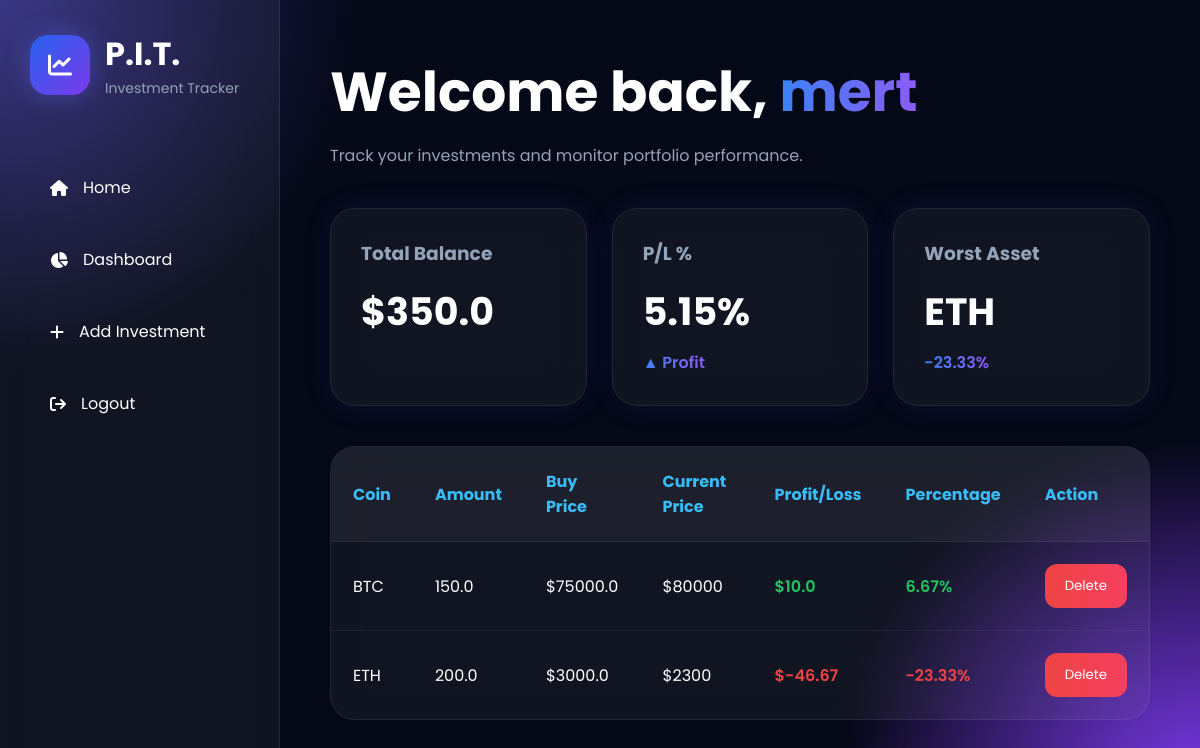
The page /dashboard (signed in) on the database as committed earlier.
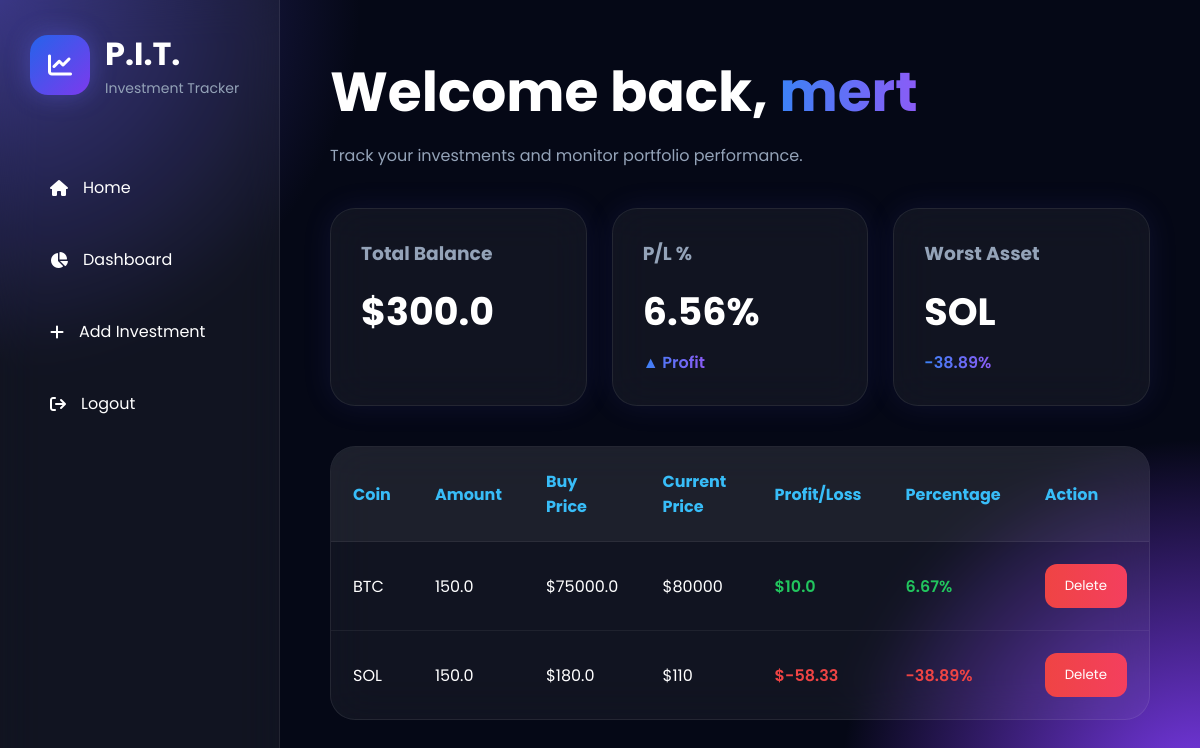
The same page on the database as committed later.
### tables this page shows
CREATE TABLE investments (
    id INTEGER PRIMARY KEY AUTOINCREMENT,
    user_id INTEGER,
    coin TEXT,
    amount REAL,
    buy_price REAL
    );

### app.py (the view)
@app.route("/dashboard")
def dashboard():
    if "user_id" not in session:
        return redirect(url_for("login"))
    conn = get_connection()
    investments = conn.execute("""
    SELECT * FROM investments
    WHERE user_id = ?
    """, (session["user_id"],)).fetchall()
    conn.close()
    prices = {
        "BTC": 80000,
        "ETH": 2300,
        "SOL": 110,
        "XRP": 1.4,
        "BNB": 1250
    }
    investment_list = []
    worst_asset = None
    worst_percentage = 0
    total_balance = 0
    total_initial_value = 0
    total_current_value = 0
    for inv in investments:
        current_price = prices[inv["coin"]]
        percentage = (
            (current_price - inv["buy_price"])
            / inv["buy_price"]
        ) * 100
        profit_loss = (
            inv["amount"] * percentage / 100
        )
        total_balance += inv["amount"]
        initial_value = inv["amount"] * inv["buy_price"]
        current_value = inv["amount"] * current_price
        total_initial_value += initial_value
        total_current_value += current_value
        if percentage < worst_percentage:
            worst_percentage = percentage
            worst_asset = inv["coin"]
        investment_list.append({
            "id": inv["id"],
            "coin": inv["coin"],
            "amount": inv["amount"],
            "buy_price": inv["buy_price"],
            "current_price": current_price,
            "profit_loss": round(profit_loss, 2),
            "percentage": round(percentage, 2)
        })
    if total_initial_value > 0:
        portfolio_percentage = (
            (
                total_current_value - total_initial_value
            )
            /
            total_initial_value
        ) * 100
    else:
        portfolio_percentage = 0
    return render_template(
        "dashboard.html",
        investments=investment_list,
        total_balance=round(total_balance, 2),
        portfolio_percentage=round(portfolio_percentage, 2),
        worst_asset=worst_asset,
        worst_percentage=round(worst_percentage, 2)
    )

### app.py (called while the page is built)
def get_connection():
    conn = sqlite3.connect("database.db")
    conn.row_factory = sqlite3.Row
    return conn

### templates/dashboard.html (shortened to what this page needs)
<!DOCTYPE html>
<html lang="en">
<head>
    <link rel="stylesheet"
    href="{{ url_for('static', filename='style2.css') }}">
    <link
    rel="stylesheet"
    href="https://cdnjs.cloudflare.com/ajax/libs/font-awesome/6.5.1/css/all.min.css"
    />
</head>
<body>
<div class="dashboard-container">
    <div class="sidebar">
        <div class="logo">
            <div class="logo-icon">
                <i class="fa-solid fa-chart-line"></i>
            </div>
            <div>
                <h2>P.I.T.</h2>
                <p>Investment Tracker</p>
            </div>
        </div>
        <div class="menu">
            <a href="/">
                <i class="fa-solid fa-house"></i>
                Home
            </a>
            <a href="/dashboard">
                <i class="fa-solid fa-chart-pie"></i>
                Dashboard
            </a>
            <a href="/add">
                <i class="fa-solid fa-plus"></i>
                Add Investment
            </a>
            <a href="/logout">
                <i class="fa-solid fa-arrow-right-from-bracket"></i>
                Logout
            </a>
        </div>
    </div>
    <div class="main-content">
        <h1>
            Welcome back,
            <span>{{ session.get('username') }}</span>
        </h1>
        <p class="subtitle">
            Track your investments and monitor portfolio performance.
        </p>
        <div class="stats-container">
            <div class="stat-card">
                <h3>Total Balance</h3>
                <h2>
                    ${{ total_balance }}
                </h2>
            </div>
            <div class="stat-card">
                <h3>P/L %</h3>
                <h2>
                    {{ portfolio_percentage }}%
                </h2>
                <span class="
                {% if portfolio_percentage >= 0 %}
                green
                {% else %}
                red
                {% endif %}
                ">
                {% if portfolio_percentage >= 0 %}
                    ▲ Profit
                {% else %}
                    ▼ Loss
                {% endif %}
                </span>
            </div>
            <div class="stat-card">
                <h3>Worst Asset</h3>
                {% if worst_asset %}
                    <h2>
                        {{ worst_asset }}
                    </h2>
                    <span class="red">
                        {{ worst_percentage }}%
                    </span>
                {% else %}
                    <h2>None 🎉</h2>
                    <span class="green">
                        All assets profitable
                    </span>
                {% endif %}
            </div>
        </div>
        <div class="table-container">
            <table>
                <thead>
                    <tr>
                        <th>Coin</th>
                        <th>Amount</th>
                        <th>Buy Price</th>
                        <th>Current Price</th>
                        <th>Profit/Loss</th>
                        <th>Percentage</th>
                        <th>Action</th>
                    </tr>
                </thead>
                <tbody>
                    {% for inv in investments %}
                    <tr>
                        <td>{{ inv.coin }}</td>
                        <td>{{ inv.amount }}</td>
                        <td>${{ inv.buy_price }}</td>
                        <td>${{ inv.current_price }}</td>
                        <td class="
                        {% if inv.profit_loss >= 0 %}
                        green
                        {% else %}
                        red
                        {% endif %}
                        ">
                            ${{ inv.profit_loss }}
                        </td>
                        <td class="
                        {% if inv.percentage >= 0 %}
                        green
                        {% else %}
                        red
                        {% endif %}
                        ">
                            {{ inv.percentage }}%
                        </td>
                        <td>
                            <a href="/delete/{{ inv.id }}">
                                <button class="delete-btn">
                                    Delete
                                </button>
                            </a>
                        </td>
                    </tr>
                    {% endfor %}
                </tbody>
            </table>
        </div>
    </div>
</div>
</body>
</html>

### static/style2.css (style rules this page uses)
* { margin:0; padding:0; box-sizing:border-box; font-family:'Poppins',sans-serif; }
body { background: radial-gradient(circle at top left,#312e81 0%,transparent 25%), radial-gradient(circle at bottom right,#7c3aed 0%,transparent 25%), #050816; color:white; min-height:100vh; }
.dashboard-container { display:flex; }
.sidebar { width:280px; height:100vh; background:rgba(255,255,255,.05); border-right:1px solid rgba(255,255,255,.08); backdrop-filter:blur(20px); padding:30px; position:fixed; }
.logo { display:flex; align-items:center; gap:15px; margin-bottom:60px; }
.logo-icon { width:60px; height:60px; border-radius:18px; background:linear-gradient(135deg,#2563eb,#7c3aed); display:flex; align-items:center; justify-content:center; font-size:24px; box-shadow:0 0 25px rgba(99,102,241,.4); }
.logo h2 { font-size:32px; }
.logo p { color:#94a3b8; font-size:14px; }
.menu { display:flex; flex-direction:column; gap:15px; }
.menu a { text-decoration:none; color:white; padding:16px 20px; border-radius:14px; display:flex; align-items:center; gap:15px; transition:.3s; }
.main-content { margin-left:280px; width:100%; padding:50px; }
.main-content h1 { font-size:55px; margin-bottom:10px; }
.main-content span { background:linear-gradient(to right,#3b82f6,#8b5cf6); -webkit-background-clip:text; -webkit-text-fill-color:transparent; }
.subtitle { color:#94a3b8; margin-bottom:40px; }
.stats-container { display:flex; gap:25px; margin-bottom:40px; }
.stat-card { flex:1; background:rgba(255,255,255,.05); border:1px solid rgba(255,255,255,.08); backdrop-filter:blur(20px); padding:30px; border-radius:25px; box-shadow: 0 0 30px rgba(99,102,241,.1); }
.stat-card h3 { color:#94a3b8; margin-bottom:15px; }
.stat-card h2 { font-size:38px; margin-bottom:10px; }
.table-container { background:rgba(255,255,255,.05); border:1px solid rgba(255,255,255,.08); backdrop-filter:blur(20px); border-radius:25px; overflow:hidden; }
table { width:100%; border-collapse:collapse; }
th { background:rgba(255,255,255,.05); padding:22px; text-align:left; color:#38bdf8; }
td { padding:22px; border-top:1px solid rgba(255,255,255,.06); }
.green { color:#22c55e; font-weight:600; }
.red { color:#ef4444; font-weight:600; }
.delete-btn { border:none; padding:12px 20px; border-radius:12px; background:linear-gradient(to right,#ef4444,#f43f5e); color:white; cursor:pointer; transition:.3s; }
.table-container a { text-decoration:none; }

Rows that differ between the two databases and show on the page:
removed investments: coin "ETH", amount "200.0", buy_price "3000.0", current_price "2300", profit_loss "-46.67", percentage "-23.33"
added investments: coin "SOL", amount "150.0", buy_price "180.0", current_price "110", profit_loss "-58.33", percentage "-38.89"
Other text that changed with them:
{{ total_balance }}: "350.0" → "300.0"
{{ portfolio_percentage }}: "5.15" → "6.56"
{{ worst_percentage }}: "-23.33" → "-38.89"
